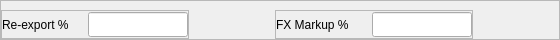
             <widget class="QFrame" name="frame_13">
              <property name="minimumSize">
               <size>
                <width>0</width>
                <height>40</height>
               </size>
              </property>
              <property name="maximumSize">
               <size>
                <width>16777215</width>
                <height>40</height>
               </size>
              </property>
              <property name="frameShape">
               <enum>QFrame::Shape::StyledPanel</enum>
              </property>
              <property name="frameShadow">
               <enum>QFrame::Shadow::Raised</enum>
              </property>
              <layout class="QHBoxLayout" name="horizontalLayout_16">
               <property name="spacing">
                <number>0</number>
               </property>
               <property name="leftMargin">
                <number>0</number>
               </property>
               <property name="topMargin">
                <number>9</number>
               </property>
               <property name="rightMargin">
                <number>0</number>
               </property>
               <property name="bottomMargin">
                <number>0</number>
               </property>
               <item>
                <widget class="QFrame" name="frame_14">
                 <property name="frameShape">
                  <enum>QFrame::Shape::StyledPanel</enum>
                 </property>
                 <property name="frameShadow">
                  <enum>QFrame::Shadow::Raised</enum>
                 </property>
                 <layout class="QHBoxLayout" name="horizontalLayout_12">
                  <property name="leftMargin">
                   <number>0</number>
                  </property>
                  <property name="topMargin">
                   <number>0</number>
                  </property>
                  <property name="rightMargin">
                   <number>0</number>
                  </property>
                  <property name="bottomMargin">
                   <number>0</number>
                  </property>
                  <item>
                   <widget class="QLabel" name="label_7">
                    <property name="minimumSize">
                     <size>
                      <width>80</width>
                      <height>0</height>
                     </size>
                    </property>
                    <property name="maximumSize">
                     <size>
                      <width>80</width>
                      <height>16777215</height>
                     </size>
                    </property>
                    <property name="text">
                     <string>Re-export %</string>
                    </property>
                   </widget>
                  </item>
                  <item>
                   <widget class="QLineEdit" name="line_Reexport">
                    <property name="minimumSize">
                     <size>
                      <width>100</width>
                      <height>25</height>
                     </size>
                    </property>
                    <property name="maximumSize">
                     <size>
                      <width>100</width>
                      <height>25</height>
                     </size>
                    </property>
                   </widget>
                  </item>
                 </layout>
                </widget>
               </item>
               <item>
                <spacer name="horizontalSpacer_10">
                 <property name="orientation">
                  <enum>Qt::Orientation::Horizontal</enum>
                 </property>
                 <property name="sizeHint" stdset="0">
                  <size>
                   <width>86</width>
                   <height>20</height>
                  </size>
                 </property>
                </spacer>
               </item>
               <item>
                <widget class="QFrame" name="frame_15">
                 <property name="frameShape">
                  <enum>QFrame::Shape::StyledPanel</enum>
                 </property>
                 <property name="frameShadow">
                  <enum>QFrame::Shadow::Raised</enum>
                 </property>
                 <layout class="QHBoxLayout" name="horizontalLayout_13">
                  <property name="leftMargin">
                   <number>0</number>
                  </property>
                  <property name="topMargin">
                   <number>0</number>
                  </property>
                  <property name="rightMargin">
                   <number>0</number>
                  </property>
                  <property name="bottomMargin">
                   <number>0</number>
                  </property>
                  <item>
                   <widget class="QLabel" name="label_8">
                    <property name="minimumSize">
                     <size>
                      <width>90</width>
                      <height>0</height>
                     </size>
                    </property>
                    <property name="maximumSize">
                     <size>
                      <width>90</width>
                      <height>16777215</height>
                     </size>
                    </property>
                    <property name="text">
                     <string>FX Markup %</string>
                    </property>
                   </widget>
                  </item>
                  <item>
                   <widget class="QLineEdit" name="line_FXMarkup">
                    <property name="minimumSize">
                     <size>
                      <width>100</width>
                      <height>25</height>
                     </size>
                    </property>
                    <property name="maximumSize">
                     <size>
                      <width>100</width>
                      <height>25</height>
                     </size>
                    </property>
                   </widget>
                  </item>
                 </layout>
                </widget>
               </item>
               <item>
                <spacer name="horizontalSpacer_11">
                 <property name="orientation">
                  <enum>Qt::Orientation::Horizontal</enum>
                 </property>
                 <property name="sizeHint" stdset="0">
                  <size>
                   <width>86</width>
                   <height>20</height>
                  </size>
                 </property>
                </spacer>
               </item>
              </layout>
             </widget>
